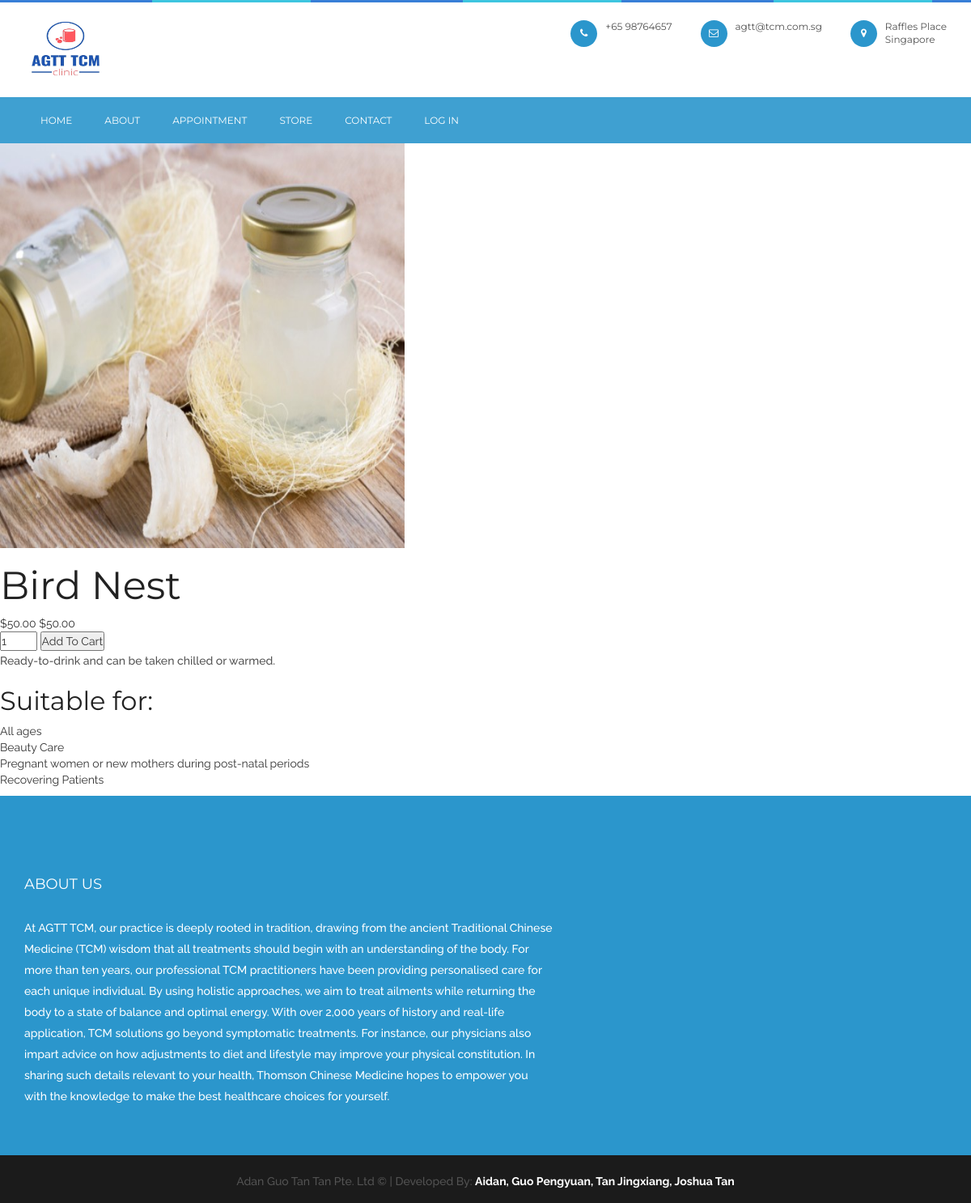
Page /storeindex.php?page=storeproduct&id=1 on the committed database.
### tables this page shows
CREATE TABLE IF NOT EXISTS `products` (
	`id` int(11) NOT NULL AUTO_INCREMENT,
	`name` varchar(200) NOT NULL,
	`desc` text NOT NULL,
	`price` decimal(7,2) NOT NULL,
	`rrp` decimal(7,2) NOT NULL DEFAULT '0.00',
	`quantity` int(11) NOT NULL,
	`img` text NOT NULL,
	`date_added` datetime NOT NULL DEFAULT CURRENT_TIMESTAMP,
	PRIMARY KEY (`id`)
);

### storeindex.php (called while the page is built, shortened)
<?php
$page = isset($_GET['page']) && file_exists($_GET['page'] . '.php') ? $_GET['page'] : 'storemain';
include $page . '.php';
?>

### storeproduct.php (the view, shortened to what this page needs)
<?php
if (isset($_GET['id'])) {
    $stmt = $pdo->prepare('SELECT * FROM products WHERE id = ?');
    $stmt->execute([$_GET['id']]);
    $product = $stmt->fetch(PDO::FETCH_ASSOC);
} else {
    exit('Product does not exist!');
}
?>
<?php
include("header.php")
?>
<div class="product content-wrapper">
    <img src="images/<?=$product['img']?>" width="500" height="500" alt="<?=$product['name']?>">
    <div>
        <h1 class="name"><?=$product['name']?></h1>
        <span class="price">
            &dollar;<?=$product['price']?>
            <?php if ($product['rrp'] > 0): ?>
            <span class="rrp">&dollar;<?=$product['rrp']?></span>
            <?php endif; ?>
        </span>
        <form action="storeindex.php?page=storecart" method="post">
            <input type="number" name="quantity" value="1" min="1" max="<?=$product['quantity']?>" placeholder="Quantity" required>
            <input type="submit" value="Add To Cart">
        </form>
        <div class="description">
            <?=$product['desc']?>
        </div>
    </div>
</div>
<?php
include("footer.php")
?>

### css/style.css (style rules this page uses)
* { margin: 0px; padding: 0px; }
body { background: #FFF; font-weight: normal; position: relative; font-size: 14px; font-family: 'Raleway', sans-serif; }
h1, h2, h3, h4, h5, h6 { font-weight: normal; color: #222222; font-family: 'Montserrat', sans-serif; }
h1 { font-size: 48px; }
h3 { font-size: 32px; }
p { color: #535353; font-size: 14px; letter-spacing: 0px; line-height: 24px; font-weight: 500; text-rendering: optimizeLegibility; }
img { -webkit-transition: 0.4s ease-in-out; -moz-transition: 0.4s ease-in-out; -ms-transition: 0.4s ease-in-out; -o-transition: 0.4s ease-in-out; transition: 0.4s ease-in-out; display: inline-block !important; }

### rows in the picture
products: img (picture), name "Bird Nest", price "50.00", rrp "50.00", desc "Ready-to-drink and can be taken chilled or warmed. Suitable for: All ages Beauty Care Pregnant women or new mothers during post-natal periods Recovering Patients"
